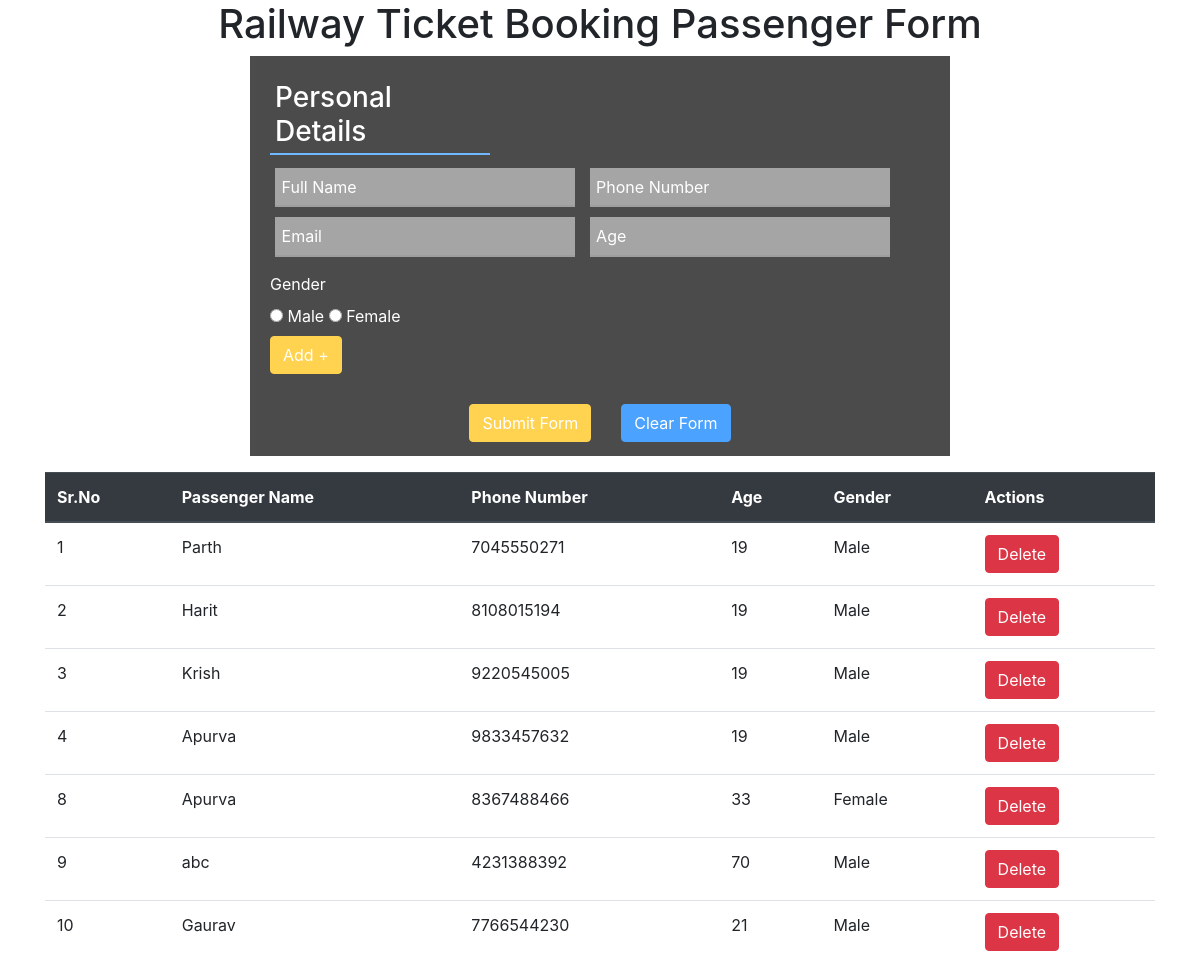
Screenshot of /booking-form-personal_details.php with the database file from the repository.
### tables this page shows
CREATE TABLE `personal` (
  `srno` int(11) NOT NULL,
  `name` varchar(255) NOT NULL,
  `number` bigint(10) UNSIGNED NOT NULL,
  `age` int(11) NOT NULL,
  `gender` varchar(255) NOT NULL
);

### booking-form-personal_details.php (the view, shortened to what this page needs)
<!DOCTYPE html>
<html lang="en">
  <head>
    <link rel="stylesheet" href="style.css" />
    <link
      rel="stylesheet"
      href="https://maxcdn.bootstrapcdn.com/bootstrap/4.5.0/css/bootstrap.min.css"
    />
  </head>
  <body>
    <div class="container">
      <form class="form-group" action="personaldb.php" method="POST">
        <h1 class="text-center">Railway Ticket Booking Passenger Form</h1>
        <div id="form" style="height: 400px">
          <div id="input5">
            <h3 class="text-white">Personal Details</h3>
          </div>
          <div id="input">
            <input type="text" name="fullname" id="input-group" placeholder="Full Name" required/>
            <input type="number" name="number" id="input-group" placeholder="Phone Number" required/>
            <input type="email" id="input-group" placeholder="Email" required/>
            <input type="number" name="age" id="input-group" placeholder="Age" required/>
            <label style="color: #fff; margin-top: 10px">Gender</label>
            <div class="gender">
              <input type="radio" id="Male" name="gender" value="Male" required/>
              <label for="Gender">Male</label>
              <input type="radio" id="Female" name="gender" value="Female" required/>
              <label for="Gender">Female</label>
            </div>
          </div>
          <button type="submit" class="btn btn-warning text-white">Add +</button>
          <div class="booking-cta">
            <button class="btn btn-warning text-white">
              Submit Form
            </button>
            <button type="reset" class="btn btn-primary">Clear Form</button>
          </div>
        </div>
      </form>
      <table class="table">
        <thead class="thead-dark">
          <tr>
            <th scope="col">Sr.No</th>
            <th scope="col">Passenger Name</th>
            <th scope="col">Phone Number</th>
            <th scope="col">Age</th>
            <th scope="col">Gender</th>
            <th scope="col">Actions</th>
          </tr>
        </thead>
        <tbody>
          <?php
                $servername = "localhost";
                $username = "root";
                $password = "";
                $database = "signup" ;
                $port = 3306;
                $conn = mysqli_connect($servername, $username, $password,$database,$port);
                        $sql = "SELECT * FROM personal";
                        $result = $conn->query($sql);
                        if ($result->num_rows > 0) {
                            while($row = $result->fetch_assoc()) {
                              echo '
                                <tr>
                                <td>  ' . $row["srno"] . '</td>
                                <td>  ' . $row["name"] . '</td>
                                <td>  ' . $row["number"] . '</td>
                                <td>  ' . $row["age"] . '</td>
                                <td>  ' . $row["gender"] . '</td>
                                <td><button class="btn btn-danger"><a href="deleteCategory.php?id='. $row['srno']. '" style="color:#fff;">Delete</a></button></td>
                                </tr>
                                ';
                            }
                        }
                ?>
       </tbody>
      </table>
    </div>
  </body>
</html>

### style.css (style rules this page uses)
body { background-image: url(airplane3.jpg); background-size: cover; }
#form { background-color: #000; height: 500px; width: 700px; margin: auto; padding: 20px; opacity: 0.7; }
#form h3 { border-bottom: 2px solid #3399ff; width: 210px; padding: 5px; }
::placeholder { color: #fff; }
#input #input-group { width: 300px; margin: 5px; border-top: none; border-left: none; border-right: none; outline: none; background: grey; color: #fff; padding: 1%; }
.gender { color: #fff; }
#input5 h3 { border-bottom: 2px solid #3399ff; width: 220px; padding: 5px; }
.booking-cta { display: flex; justify-content: center; align-items: center; margin-top: 30px; gap: 30px; }
input[type="number"] { -moz-appearance: textfield; }

### rows the page displays
personal: srno "1", name "Parth", number "7045550271", age "19", gender "Male"
personal: srno "2", name "Harit", number "8108015194", age "19", gender "Male"
personal: srno "3", name "Krish", number "9220545005", age "19", gender "Male"
personal: srno "4", name "Apurva", number "9833457632", age "19", gender "Male"
personal: srno "8", name "Apurva", number "8367488466", age "33", gender "Female"
personal: srno "9", name "abc", number "4231388392", age "70", gender "Male"
personal: srno "10", name "Gaurav", number "7766544230", age "21", gender "Male"
